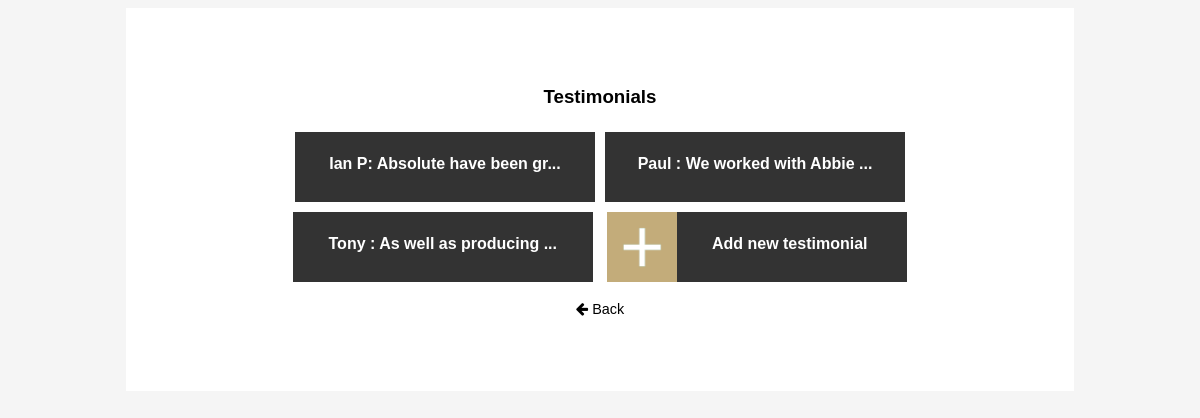
/admin/admin-testimonial.php, run on the app's committed database.
### tables this page shows
CREATE TABLE `testimonials` (
  `id` int(11) NOT NULL,
  `client` varchar(50) NOT NULL,
  `testimonial` varchar(1000) NOT NULL
);

### admin/admin-testimonial.php (the view, shortened to what this page needs)
<?php include_once "../scripts/connector.php"; ?>
<!DOCTYPE html>
<html lang="en">
<head>
    <link rel="stylesheet" href="https://maxcdn.bootstrapcdn.com/font-awesome/4.5.0/css/font-awesome.min.css" />
	<link rel="stylesheet" type="text/css" href="css/admin.css" />
</head>
<body>
 <div class="admin-container">
  <h3>Testimonials</h3>
   <?php
        $sql = "SELECT * FROM testimonials ORDER BY id DESC";
        $result = mysqli_query($dbconnect, $sql);
		while($row = mysqli_fetch_array($result)){
			echo "<a title='" . $row["client"] . "' href='admin-testimonial-updateform.php?id=" . $row["id"] . "'>";
            echo "<div class='admin-work-button'><h4 class='admin-work-text'>". substr($row["client"], 0, 5) . ": " . substr($row["testimonial"], 0, 21) . "...</h4></div></a>";
        }
    ?>
    <a class="admin-add-button admin-work-button" href="add-testimonial-form.php">
        <div class="admin-add-button-thumbnail admin-work-thumbnail"></div>
        <h4 class="admin-work-text">Add new testimonial</h4>
    </a>
    <br>
    <a href="index.php"><p><i class="fa fa-arrow-left" aria-hidden="true"></i> Back</p></a>
    </div>
    </body>
</html>

### admin/css/admin.css (style rules this page uses)
body { font-family: "Open", sans-serif; background-color: #f5f5f5; }
a { text-decoration: none; color: #000; cursor: pointer; }
p { font-size: 0.9em; }
.admin-container { width:70%; max-width: 1000px; background: #fff; margin: 0px auto; padding: 5%; text-align: center; }
.admin-work-button { width: 90%; height: 70px; max-width: 300px; background-color: #000; color: #fff; display: inline-block; margin:5px; filter: opacity(80%) }
.admin-work-thumbnail { height: 70px; width: 70px; float: left; }
.admin-add-button-thumbnail { background: url(../../images/plus-button.png)center no-repeat; -webkit-background-size: cover; -moz-background-size: cover; -ms-background-size: cover; -o-background-size: cover; background-size: cover; }
.admin-work-text { max-height: 22px; overflow: hidden; margin: 23px 5px 0px 5px; }

### data on the page
testimonials: client "Ian P", testimonial "Absolute have been gr"
testimonials: client "Paul", testimonial "We worked with Abbie"
testimonials: client "Tony", testimonial "As well as producing"
